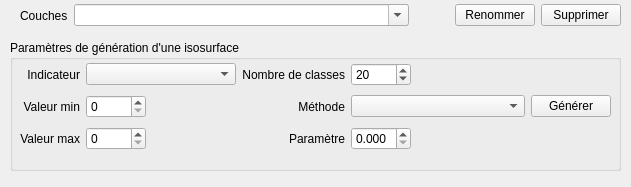
      <widget class="QWidget" name="page_9">
       <property name="geometry">
        <rect>
         <x>0</x>
         <y>0</y>
         <width>631</width>
         <height>187</height>
        </rect>
       </property>
       <attribute name="label">
        <string>Isosurfaces dérivées de la requête stockée courante</string>
       </attribute>
       <widget class="QWidget" name="layoutWidget_7">
        <property name="geometry">
         <rect>
          <x>20</x>
          <y>0</y>
          <width>601</width>
          <height>31</height>
         </rect>
        </property>
        <layout class="QHBoxLayout" name="horizontalLayout_15">
         <item>
          <widget class="QLabel" name="labelDerivedIndic">
           <property name="enabled">
            <bool>true</bool>
           </property>
           <property name="text">
            <string>Couches</string>
           </property>
          </widget>
         </item>
         <item>
          <widget class="QComboBox" name="comboBoxDerivedRep">
           <property name="sizePolicy">
            <sizepolicy hsizetype="Expanding" vsizetype="Fixed">
             <horstretch>0</horstretch>
             <verstretch>0</verstretch>
            </sizepolicy>
           </property>
           <property name="editable">
            <bool>true</bool>
           </property>
          </widget>
         </item>
         <item>
          <spacer name="horizontalSpacer_3">
           <property name="orientation">
            <enum>Qt::Horizontal</enum>
           </property>
           <property name="sizeType">
            <enum>QSizePolicy::Minimum</enum>
           </property>
           <property name="sizeHint" stdset="0">
            <size>
             <width>40</width>
             <height>20</height>
            </size>
           </property>
          </spacer>
         </item>
         <item>
          <widget class="QPushButton" name="pushButtonDerivedRepRename">
           <property name="toolTip">
            <string>&lt;html&gt;&lt;head/&gt;&lt;body&gt;&lt;p&gt;Renommer la requête dans la base de données&lt;/p&gt;&lt;/body&gt;&lt;/html&gt;</string>
           </property>
           <property name="text">
            <string>Renommer</string>
           </property>
          </widget>
         </item>
         <item>
          <widget class="QPushButton" name="pushButtonDerivedRepDelete">
           <property name="enabled">
            <bool>true</bool>
           </property>
           <property name="toolTip">
            <string>&lt;html&gt;&lt;head/&gt;&lt;body&gt;&lt;p&gt;Supprimer la requête stockée de la base de donnée (opération non-annulable)&lt;/p&gt;&lt;/body&gt;&lt;/html&gt;</string>
           </property>
           <property name="text">
            <string>Supprimer</string>
           </property>
          </widget>
         </item>
        </layout>
       </widget>
       <widget class="QGroupBox" name="groupBoxParamDerivedRep">
        <property name="geometry">
         <rect>
          <x>10</x>
          <y>40</y>
          <width>611</width>
          <height>131</height>
         </rect>
        </property>
        <property name="title">
         <string>Paramètres de génération d'une isosurface</string>
        </property>
        <widget class="QWidget" name="layoutWidget_6">
         <property name="geometry">
          <rect>
           <x>10</x>
           <y>20</y>
           <width>591</width>
           <height>96</height>
          </rect>
         </property>
         <layout class="QGridLayout" name="gridLayout_12">
          <item row="2" column="4">
           <widget class="QDoubleSpinBox" name="doubleSpinBoxRepParam">
            <property name="maximumSize">
             <size>
              <width>60</width>
              <height>16777215</height>
             </size>
            </property>
            <property name="decimals">
             <number>3</number>
            </property>
            <property name="value">
             <double>0.000000000000000</double>
            </property>
           </widget>
          </item>
          <item row="0" column="3">
           <widget class="QLabel" name="label_12">
            <property name="text">
             <string>Nombre de classes</string>
            </property>
            <property name="alignment">
             <set>Qt::AlignRight|Qt::AlignTrailing|Qt::AlignVCenter</set>
            </property>
           </widget>
          </item>
          <item row="0" column="4">
           <widget class="QSpinBox" name="spinBoxDerivedRepClasses">
            <property name="maximumSize">
             <size>
              <width>60</width>
              <height>16777215</height>
             </size>
            </property>
            <property name="maximum">
             <number>999</number>
            </property>
            <property name="value">
             <number>20</number>
            </property>
           </widget>
          </item>
          <item row="2" column="1">
           <widget class="QSpinBox" name="spinBoxDerivedRepIndicMaxValue">
            <property name="sizePolicy">
             <sizepolicy hsizetype="Minimum" vsizetype="Fixed">
              <horstretch>0</horstretch>
              <verstretch>0</verstretch>
             </sizepolicy>
            </property>
            <property name="maximumSize">
             <size>
              <width>60</width>
              <height>16777215</height>
             </size>
            </property>
            <property name="maximum">
             <number>1000000</number>
            </property>
           </widget>
          </item>
          <item row="0" column="1" colspan="2">
           <widget class="QComboBox" name="comboBoxDerivedRepIndic">
            <property name="sizePolicy">
             <sizepolicy hsizetype="Expanding" vsizetype="Fixed">
              <horstretch>0</horstretch>
              <verstretch>0</verstretch>
             </sizepolicy>
            </property>
            <property name="minimumSize">
             <size>
              <width>150</width>
              <height>0</height>
             </size>
            </property>
            <property name="maximumSize">
             <size>
              <width>300</width>
              <height>16777215</height>
             </size>
            </property>
            <property name="toolTip">
             <string>&lt;html&gt;&lt;head/&gt;&lt;body&gt;&lt;p&gt;Choisir l'indicateur à cartographier par des variations de couleurs des symboles&lt;/p&gt;&lt;/body&gt;&lt;/html&gt;</string>
            </property>
            <property name="sizeAdjustPolicy">
             <enum>QComboBox::AdjustToContents</enum>
            </property>
           </widget>
          </item>
          <item row="1" column="3">
           <widget class="QLabel" name="label_25">
            <property name="text">
             <string>Méthode</string>
            </property>
            <property name="alignment">
             <set>Qt::AlignRight|Qt::AlignTrailing|Qt::AlignVCenter</set>
            </property>
           </widget>
          </item>
          <item row="1" column="5">
           <widget class="QPushButton" name="pushButtonDerivedRepGenerate">
            <property name="sizePolicy">
             <sizepolicy hsizetype="Minimum" vsizetype="Fixed">
              <horstretch>0</horstretch>
              <verstretch>0</verstretch>
             </sizepolicy>
            </property>
            <property name="baseSize">
             <size>
              <width>100</width>
              <height>0</height>
             </size>
            </property>
            <property name="text">
             <string>Générer</string>
            </property>
           </widget>
          </item>
          <item row="1" column="1">
           <widget class="QSpinBox" name="spinBoxDerivedRepIndicMinValue">
            <property name="sizePolicy">
             <sizepolicy hsizetype="Fixed" vsizetype="Fixed">
              <horstretch>0</horstretch>
              <verstretch>0</verstretch>
             </sizepolicy>
            </property>
            <property name="maximumSize">
             <size>
              <width>60</width>
              <height>16777215</height>
             </size>
            </property>
            <property name="maximum">
             <number>1000000</number>
            </property>
           </widget>
          </item>
          <item row="2" column="0">
           <widget class="QLabel" name="label_28">
            <property name="text">
             <string>Valeur max</string>
            </property>
            <property name="alignment">
             <set>Qt::AlignRight|Qt::AlignTrailing|Qt::AlignVCenter</set>
            </property>
           </widget>
          </item>
          <item row="1" column="0">
           <widget class="QLabel" name="label_27">
            <property name="text">
             <string>Valeur min</string>
            </property>
            <property name="alignment">
             <set>Qt::AlignRight|Qt::AlignTrailing|Qt::AlignVCenter</set>
            </property>
           </widget>
          </item>
          <item row="2" column="3">
           <widget class="QLabel" name="label_26">
            <property name="text">
             <string>Paramètre</string>
            </property>
            <property name="alignment">
             <set>Qt::AlignRight|Qt::AlignTrailing|Qt::AlignVCenter</set>
            </property>
           </widget>
          </item>
          <item row="0" column="0">
           <widget class="QLabel" name="label_15">
            <property name="sizePolicy">
             <sizepolicy hsizetype="Minimum" vsizetype="Preferred">
              <horstretch>0</horstretch>
              <verstretch>0</verstretch>
             </sizepolicy>
            </property>
            <property name="text">
             <string>Indicateur</string>
            </property>
            <property name="alignment">
             <set>Qt::AlignRight|Qt::AlignTrailing|Qt::AlignVCenter</set>
            </property>
           </widget>
          </item>
          <item row="1" column="4">
           <widget class="QComboBox" name="comboBoxRepMeth">
            <property name="sizePolicy">
             <sizepolicy hsizetype="MinimumExpanding" vsizetype="Fixed">
              <horstretch>0</horstretch>
              <verstretch>0</verstretch>
             </sizepolicy>
            </property>
           </widget>
          </item>
         </layout>
        </widget>
       </widget>
      </widget>
